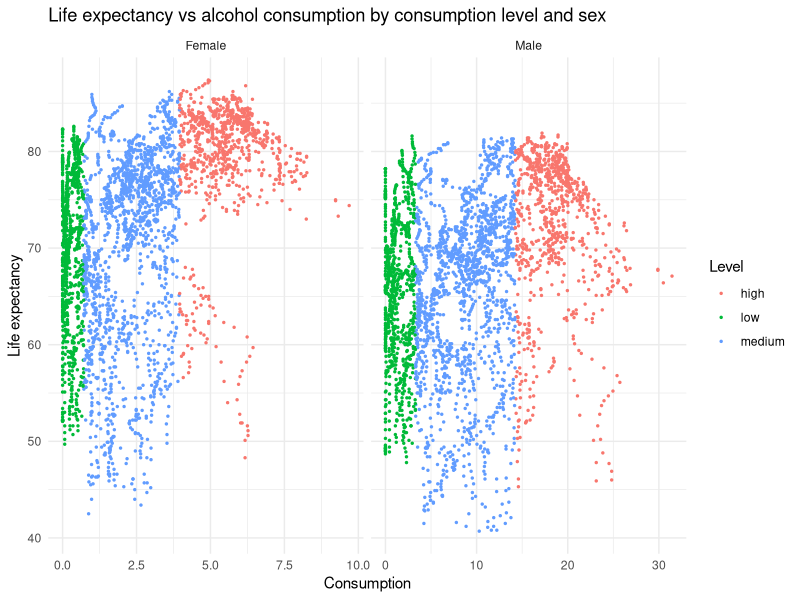
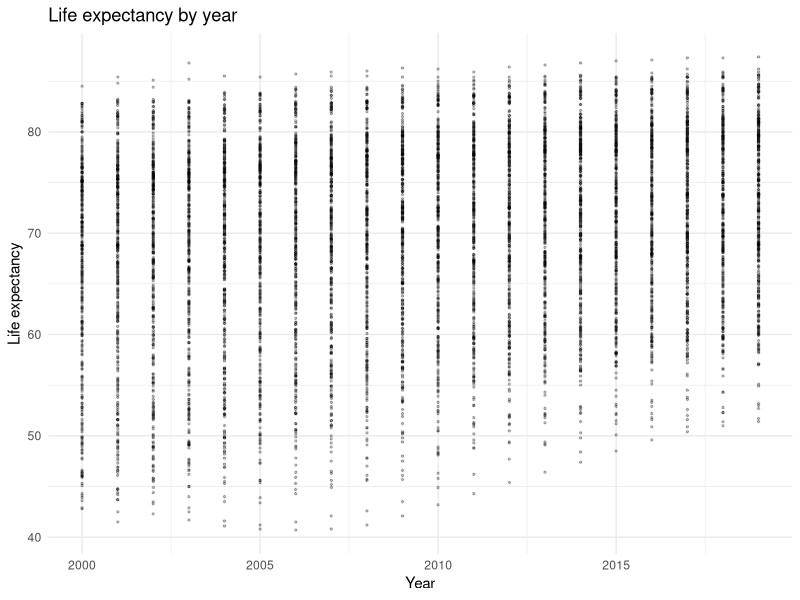
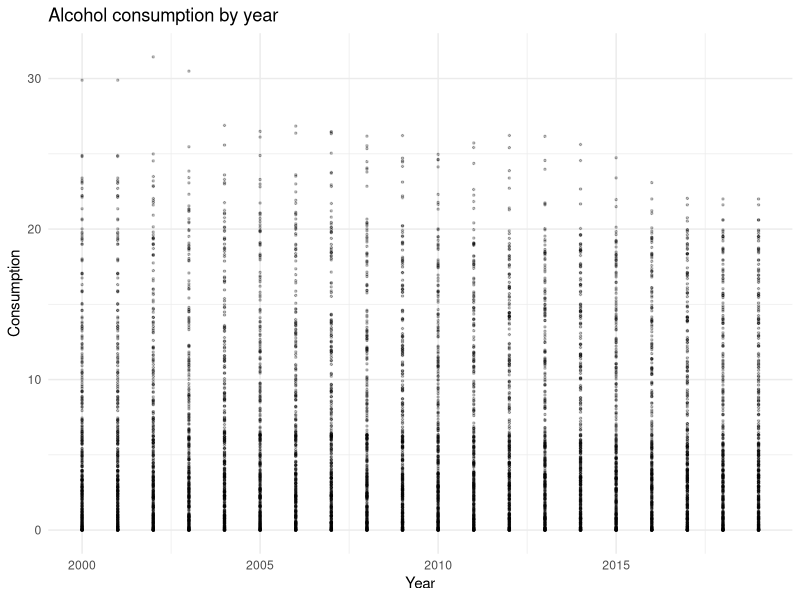
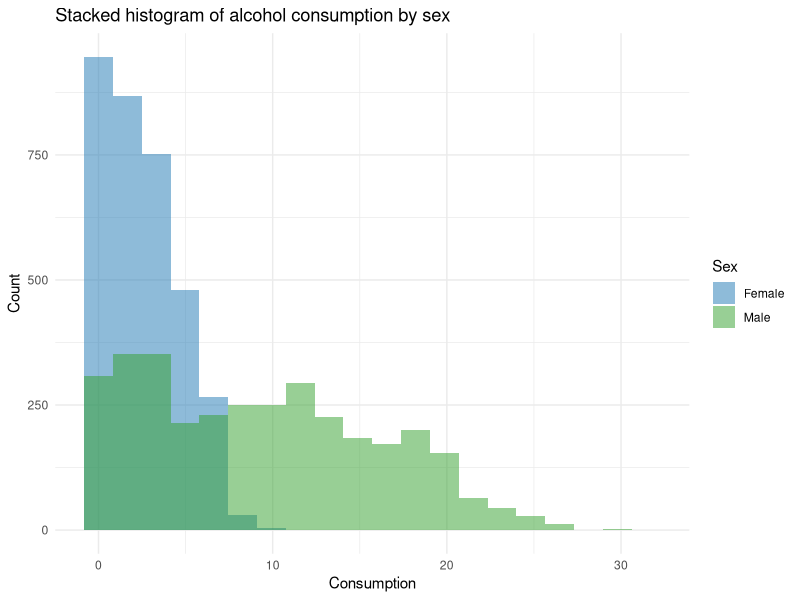
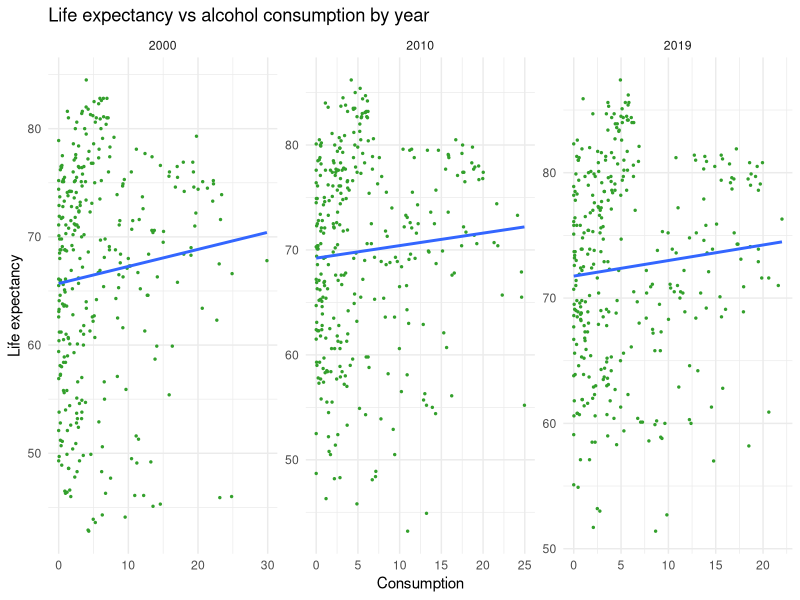
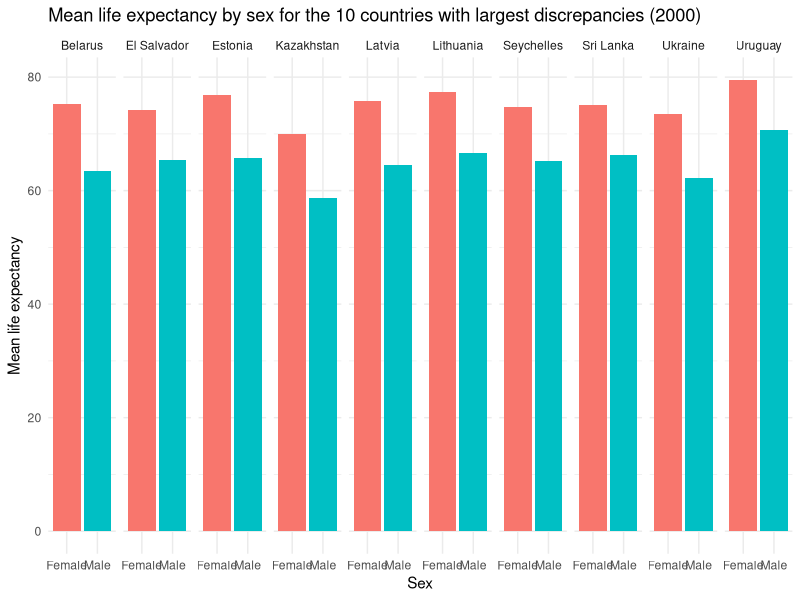
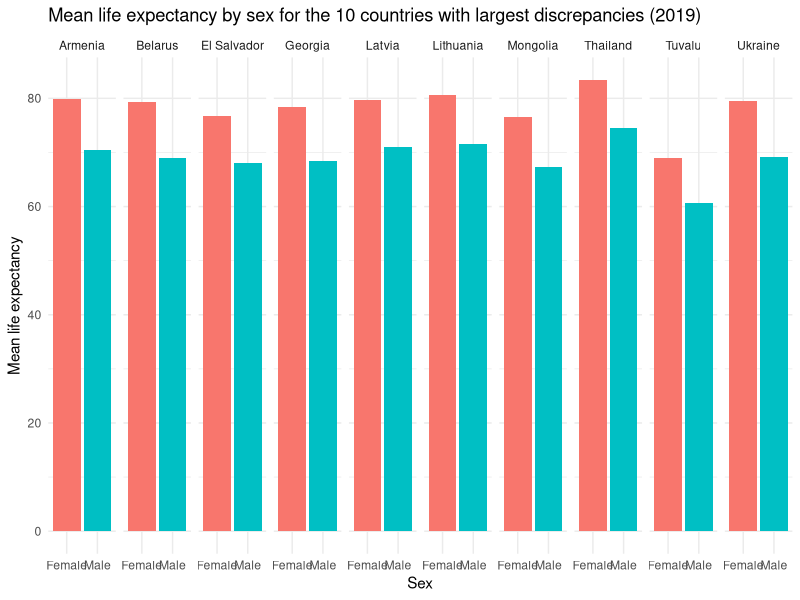
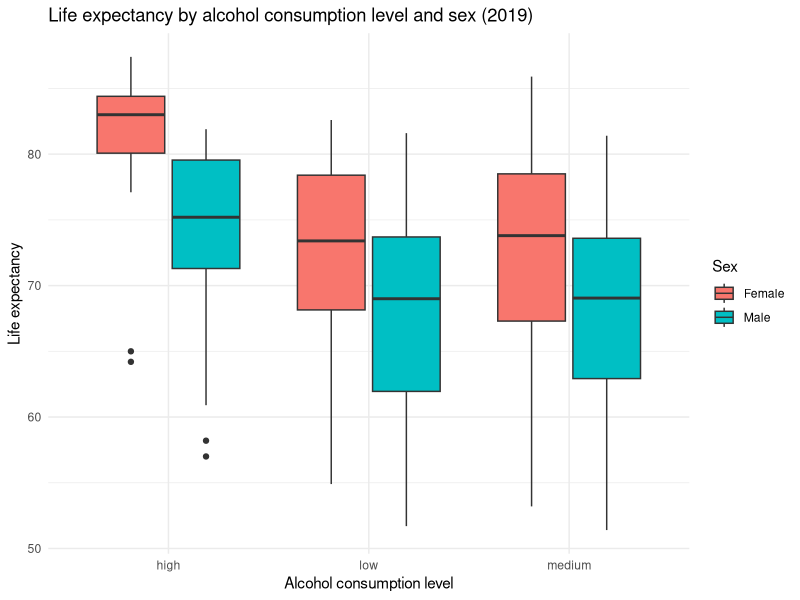

The R source for these figures, in order:
## ---- chunk 1
# rm(list=ls())
install.packages("kableExtra")
library(dplyr)
library(tidyr)
library(kableExtra)
library(ggplot2)
library(mgcv)
## ---- chunk 2
life_expectancy <- read.csv("life-expectancy-of-women-vs-life-expectancy-of-men.csv", header=TRUE)
alcohol_consumption <- read.csv("WHOAlcoholTotalPerCapita_2021-09-20v2.csv", header=TRUE)

# Reshape the life expectancy data to have 'Sex' and 'Life_expectancy' columns
life_expectancy <- life_expectancy |> 
  rename(Country = Entity,
         Female = Life.expectancy...Sex..female...Age..at.birth...Variant..estimates,
         Male = Life.expectancy...Sex..male...Age..at.birth...Variant..estimates,
         Population = Population...Sex..all...Age..all...Variant..estimates) |> 
  pivot_longer(cols=c(Female, Male),
               names_to='Sex',
               values_to='Life_expectancy') |> 
  select(Country, Year, Sex, Life_expectancy, Population)

# Exclude rows labelled as 'Both sexes' in the alcohol consumption data
alcohol_consumption <- alcohol_consumption |> 
  filter(Sex != 'Both sexes') |> 
  rename(Consumption = Alcohol.total.per.capita..15...consumption.in.liters..numeric.,
         Low_Consumption = Alcohol.total.per.capita..15...consumption.in.liters..low.estimation.,
         High_Consumption = Alcohol.total.per.capita..15...consumption.in.liters..high.estimation.) |> 
  select(Country, Year, Sex, Consumption, Low_Consumption, High_Consumption)

# Join datasets
df <- inner_join(
  x = life_expectancy,
  y = alcohol_consumption,
  by = c("Country", "Year", "Sex")
)

# Summary table using the kableExtra package
df |> 
  group_by(Year, Sex) %>%
  summarise(
    mean_life_expectancy = mean(Life_expectancy),
    sd_life_expectancy = sd(Life_expectancy),
    mean_alcohol_consumption = mean(Consumption),
    sd_alcohol_consumption = sd(Consumption)
  ) |> 
  kbl() |> 
  kable_styling(full_width = TRUE) |> 
  scroll_box(height = "500px")
## ---- chunk 3
# Categorize consumption level as 'low', 'medium', 'high'
quartiles <- df |> 
  group_by(Sex) |> 
  summarise(
    q1 = quantile(Consumption, probs = 0.25),
    q3 = quantile(Consumption, probs = 0.75)
  )

df <- df |> 
  mutate(Level = case_when(
    Sex == 'Female' & Consumption <= quartiles$q1[1] ~ 'low',
    Sex == 'Female' & Consumption > quartiles$q1[1] & Consumption <= quartiles$q3[1] ~ 'medium',
    Sex == 'Female' & Consumption > quartiles$q3[1] ~ 'high',
    Sex == 'Male' & Consumption <= quartiles$q1[2] ~ 'low',
    Sex == 'Male' & Consumption > quartiles$q1[2] & Consumption <= quartiles$q3[2] ~ 'medium',
    Sex == 'Male' & Consumption > quartiles$q3[2] ~ 'high',
    TRUE ~ NA
  ))

df |> 
  group_by(Sex, Level) |> 
  summarise(
    min_alcohol_consumption = min(Consumption),
    max_alcohol_consumption = max(Consumption),
    num_observations = n()
  ) |> 
  kbl() |> 
  kable_styling(full_width = TRUE)
## ---- chunk 4
head(df) |> 
  kbl() |> 
  kable_styling(full_width = TRUE) |> 
  scroll_box(width = "910px")

df |> 
  select(Life_expectancy, Population, Consumption, Low_Consumption, High_Consumption) |> 
  summary()

df |> 
  ggplot(aes(x = Consumption, y = Life_expectancy, color = Level)) +
  geom_point(size = .5) +
  facet_grid(cols = vars(Sex), scales="free") +
  labs(title = "Life expectancy vs alcohol consumption by consumption level and sex",
       y = "Life expectancy") +
  theme_minimal()

df |> 
  ggplot(aes(x = Year, y = Life_expectancy)) +
  geom_point(size = .5, alpha = .25) +
  labs(title = "Life expectancy by year",
       y = "Life expectancy") +
  theme_minimal()

df |> 
  ggplot(aes(x = Year, y = Consumption)) +
  geom_point(size = .5, alpha = .25) +
  labs(title = "Alcohol consumption by year") +
  theme_minimal()
## ---- chunk 5
df |> 
  ggplot(aes(x = Consumption, fill = Sex)) +
  geom_histogram(position = "identity", bins = 20, alpha = 0.5) +
  scale_fill_manual(values = c("#1f78b4", "#33a02c"), name = "Sex") +
  labs(title = "Stacked histogram of alcohol consumption by sex",
       y = "Count") +
  theme_minimal()
## ---- chunk 6
df |> 
  filter(Year %in% c(2000, 2010, 2019)) |> 
  ggplot(aes(x = Consumption, y = Life_expectancy)) +
  geom_point(color = "#33a02c", size = 0.5) +
  geom_smooth(method = "lm", se = FALSE) +
  facet_wrap(~Year, nrow = 1, scales="free") +
  labs(title = "Life expectancy vs alcohol consumption by year",
       y = "Life expectancy") +
  theme_minimal()
## ---- chunk 7
ca_data <- df |> filter(Country == 'Canada')
ro_data <- df |> filter(Country == 'Romania')
summary(lm(Life_expectancy ~ Year + Sex, data = ca_data))
summary(lm(Life_expectancy ~ Year + Sex, data = ro_data))
## ---- chunk 8
df |>
  filter(Year == 2000) |>
  group_by(Country, Sex) |>
  summarise(mean_life_expectancy = mean(Life_expectancy)) |>
  spread(key = Sex, value = mean_life_expectancy) |>
  ungroup() |> 
  slice_max(order_by = abs(Female - Male), n = 10) |> 
  gather(key = Sex, value = mean_life_expectancy, Female:Male) |> 
  ggplot(aes(x = Sex, y = mean_life_expectancy, fill = Sex)) +
  geom_bar(stat = 'identity') +
  facet_wrap(~Country, nrow = 1) +
  scale_fill_discrete(guide = "none") +
  labs(title = "Mean life expectancy by sex for the 10 countries with largest discrepancies (2000)",
       y = "Mean life expectancy") +
  theme_minimal()

df |>
  filter(Year == 2019) |>
  group_by(Country, Sex) |>
  summarise(mean_life_expectancy = mean(Life_expectancy)) |>
  spread(key = Sex, value = mean_life_expectancy) |>
  ungroup() |> 
  slice_max(order_by = abs(Female - Male), n = 10) |> 
  gather(key = Sex, value = mean_life_expectancy, Female:Male) |> 
  ggplot(aes(x = Sex, y = mean_life_expectancy, fill = Sex)) +
  geom_bar(stat = 'identity') +
  facet_wrap(~Country, nrow = 1) +
  scale_fill_discrete(guide = "none") +
  labs(title = "Mean life expectancy by sex for the 10 countries with largest discrepancies (2019)",
       y = "Mean life expectancy") +
  theme_minimal()
## ---- chunk 9
df |> 
  filter(Year == 2019) |> 
  ggplot(aes(x = Level, y = Life_expectancy, fill = Sex)) +
  geom_boxplot() +
  labs(title = "Life expectancy by alcohol consumption level and sex (2019)",
       x = "Alcohol consumption level",
       y = "Life expectancy") +
  theme_minimal()
## ---- chunk 10
df |> 
  group_by(Year, Sex) |> 
  summarise(mean_life_expectancy = mean(Life_expectancy)) |> 
  ungroup() |> 
  ggplot(aes(x = Year, y = mean_life_expectancy, color = Sex)) +
  geom_point() +
  labs(title = "Mean life expectancy by sex over time",
       x = "Year",
       y = "Mean life expectancy") +
  theme_minimal()

df |> 
  group_by(Year, Sex) |> 
  summarise(mean_alcohol_consumption = mean(Consumption)) |> 
  ungroup() |> 
  ggplot(aes(x = Year, y = mean_alcohol_consumption, color = Sex)) +
  geom_point() +
  labs(title = "Mean alcohol consumption by sex over time",
       x = "Year",
       y = "Mean alcohol consumption") +
  theme_minimal()
## ---- chunk 11
summary(lm(Life_expectancy ~ Level + scale(Population) + Year + Sex, data = df))
spline_fit <- gam(Life_expectancy ~ Level + s(scale(Population), bs = "cr", k = 4) + Year + Sex, data = df)
summary(spline_fit)
## ---- chunk 12
plot(spline_fit)
## ---- chunk 13
df2 <- df |> 
  group_by(Country, Sex) |> 
  summarise(mean_consumption = mean(Consumption),
            mean_life_expectancy = mean(Life_expectancy),
            Population = mean(Population))

summary(lm(mean_life_expectancy ~ mean_consumption + scale(Population) + Sex, data = df2))
summary(gam(mean_life_expectancy ~ mean_consumption + s(Population, bs = "cr", k = 4) + Sex, data = df2))
## ---- chunk 14
df2 |> 
  ggplot(aes(x = mean_consumption, y = mean_life_expectancy, color = Sex)) +
  geom_point() +
  geom_smooth(method = "lm", fill = NA) +
  geom_smooth(method = "loess", se = FALSE) +
  labs(title = "Mean alcohol consumption vs mean life expectancy by sex",
       x = "Mean alcohol consumption",
       y = "Mean life expectancy") +
  theme_minimal()
